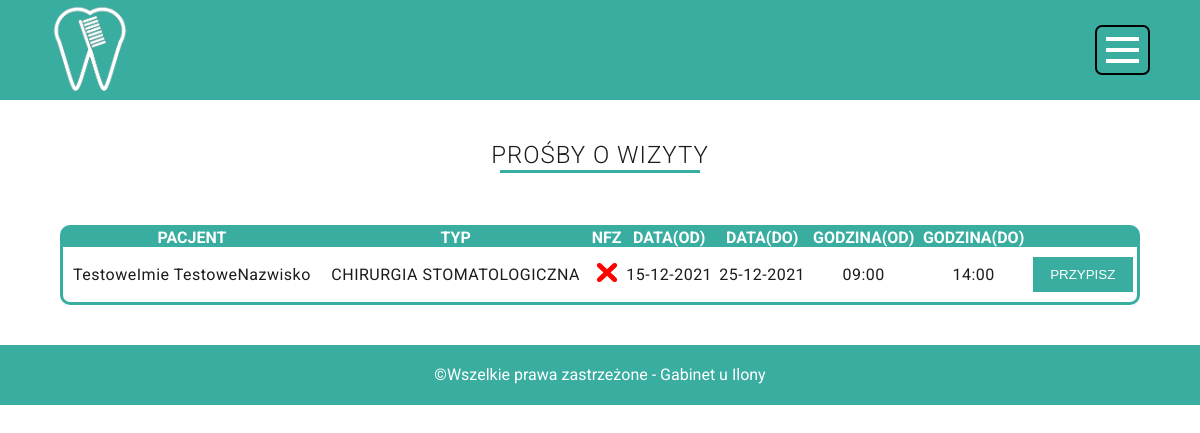
The page /pages/requestHandler.php on the database its author committed.
### tables this page shows
CREATE TABLE `visitrequests` (
  `id` int(11) NOT NULL,
  `dateProposalFrom` date NOT NULL DEFAULT current_timestamp(),
  `dateProposalTo` date NOT NULL DEFAULT (current_timestamp() + 14 * 24 * 60 * 60),
  `timeProposalFrom` time NOT NULL DEFAULT '10:00:00',
  `timeProposalTo` time NOT NULL DEFAULT '19:00:00',
  `special` int(11) NOT NULL,
  `note` varchar(500) DEFAULT NULL,
  `nfz` tinyint(1) DEFAULT 0,
  `fullname` varchar(300) NOT NULL,
  `user` int(11) NOT NULL
);

CREATE TABLE `specialisation` (
  `id` int(11) NOT NULL,
  `name` varchar(150) NOT NULL
);

### pages/requestHandler.php (the view, shortened to what this page needs)
<?php
$conn = new mysqli("localhost", "root", "", "gabinet");
?>
<!DOCTYPE html>
<html lang="pl-PL">
<head>
    <link rel="stylesheet" href="../style/main.css">
    <link rel="stylesheet" href="../style/menu.css">
    <link rel="stylesheet" href="../style/main-media.css">
    <link rel="stylesheet" href="../style/request-handler.css">
</head>
<body>
    <header>
        <div class="logo">
            <img src="../img/logo.png" alt="Logo gabinetu stomatologicznego">
        </div>
        <nav id="menu-btn">
            <div class="first-menu-block"></div>
            <div class="second-menu-block"></div>
            <div class="third-menu-block"></div>
        </nav>
    </header>
    <section class="tables">
        <div class="heading"><h2>PROŚBY O WIZYTY</h2></div>
        <?php
        $query = "SELECT visitrequests.id as `sid`,fullname, TIME_FORMAT(timeProposalFrom, '%H:%i') as timeProposalFrom, TIME_FORMAT(timeProposalTo, '%H:%i') as timeProposalTo, DATE_FORMAT(dateProposalFrom, '%d-%c-%Y') as dateProposalFrom, DATE_FORMAT(dateProposalTo, '%d-%c-%Y') as dateProposalTo, specialisation.name as special, nfz FROM `visitrequests` INNER JOIN specialisation ON specialisation.id = visitrequests.special;";
        if($result = $conn -> query($query)){
            echo '<table><tr><th>Pacjent</th><th>Typ</th><th>NFZ</th><th>Data(od)</th><th>Data(do)</th><th>Godzina(od)</th><th>Godzina(do)</th><th></th></tr>';
            while($r = $result -> fetch_object()){
                echo '<form action="setVisit.php" method="POST">
                <input type="hidden" value="'.$r->sid.'" name="visit">
                <tr>
                <td>'.$r->fullname.'</td>
                <td>'.$r->special.'</td>
                <td>'.
                ($r->nfz == 1 ? '<img src="../img/good.png" width="20px">':'<img src="../img/bad.png" width="20px">').
                '</td>
                <td>'.$r->dateProposalFrom.'</td>
                <td>'.$r->dateProposalTo.'</td>
                <td>'.$r->timeProposalFrom.'</td>
                <td>'.$r->timeProposalTo.'</td>
                <td><input type="submit" value="PRZYPISZ"></td>
                </tr>
                </form>';
            }
            echo('</table>');
        }
        ?>
    </section>
    <footer>
        <p>&copy;Wszelkie prawa zastrzeżone - Gabinet u Ilony</p>
    </footer>
</body>
</html>

### style/main.css (style rules this page uses)
:root { --szary: #ebe6e0; --tekst: #1d1b1b; --morski: #3aada1; --granatowy: #31364c; }
body { font-family: Roboto; color: var(--tekst); overflow-x: hidden; }
* { margin: 0; padding: 0; box-sizing: border-box; }
header { width: 100%; height: 100px; display: flex; justify-content: space-between; align-items: center; background-color: var(--morski); padding: 0 50px; }
nav { min-width: 55px; height: 50px; background-color: var(--morski); padding: 6px 0; display: flex; justify-content: space-around; align-items: center; flex-direction: column; border-radius: 7px; border: 2px solid black; cursor: pointer; }
nav div { background-color: white; height: 4px; width: 65%; }
.logo img { width: 80px; }
.heading { margin-top: 25px; width: 100%; height: 60px; line-height: 60px; text-align: center; margin-bottom: 40px; }
.heading h2 { width: 100%; letter-spacing: 1px; font-weight: 300; }
.heading h2::after { content: ''; display: block; width: 200px; height: 3px; background-color: var(--morski); margin:auto; margin-top: -15px; }
footer { background-color: var(--morski); color: white; text-align: center; line-height: 60px; }

### style/menu.css (style rules this page uses)
.first-menu-block { z-index: 5; }
.third-menu-block { z-index: 5; }

### style/request-handler.css (style rules this page uses)
.tables { display: flex; flex-direction: column; align-items: center; }
table { width: 90%; border: 3px solid var(--morski); border-spacing: 0; border-radius: 10px; margin-bottom: 40px; }
th { background-color: var(--morski); color: white; text-transform: uppercase; }
td { text-align: center; padding: 10px 0; letter-spacing: 0.5px; }
input[type="submit"] { border: 0; line-height: 35px; border-radius: 0px; background-color: var(--morski); color: white; width: 100px; }

### rows shown on the page
visitrequests: fullname "TestoweImie TestoweNazwisko", special.name "CHIRURGIA STOMATOLOGICZNA", nfz 0 (drawn), dateProposalFrom "15-12-2021", dateProposalTo "25-12-2021", timeProposalFrom "09:00", timeProposalTo "14:00"
